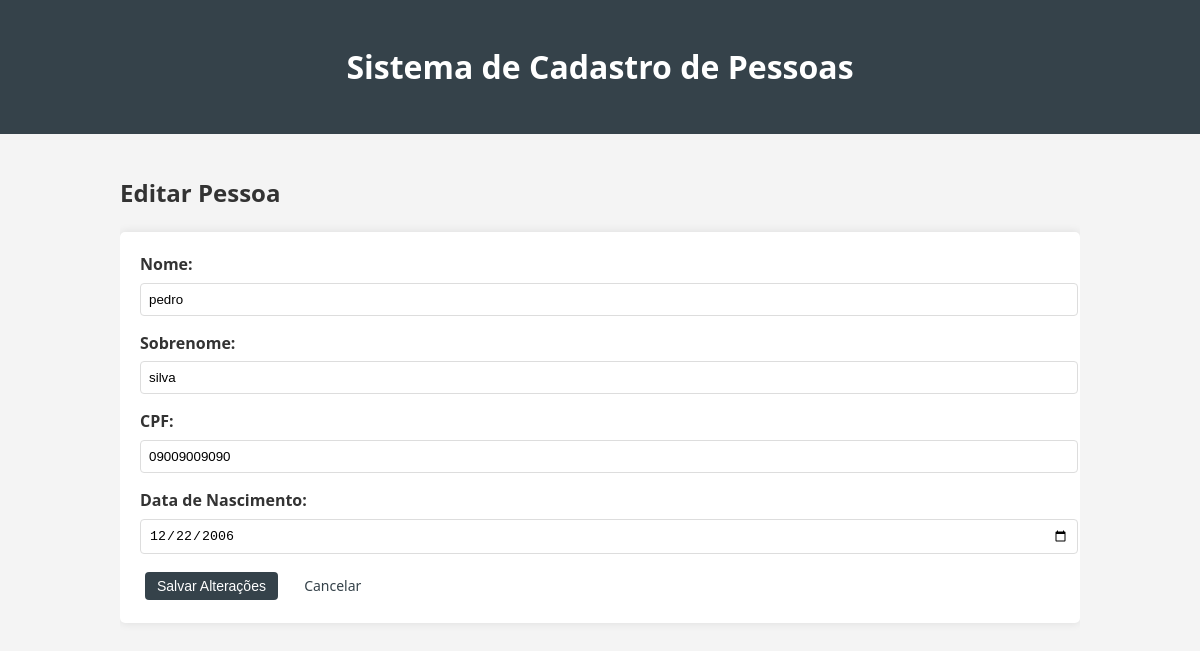
The page /editar/1 on the database its author committed.
### models/pessoa.py (models this page shows, shortened)
class Pessoa(db.Model):
    id = db.Column(db.Integer, primary_key=True)
    nome = db.Column(db.String(100), nullable=False)
    sobrenome = db.Column(db.String(100), nullable=False)
    cpf = db.Column(db.String(11), unique=True, nullable=False)
    data_de_nascimento = db.Column(db.String(10), nullable=False)

### app.py (the view, shortened to what this page needs)
@app.route('/editar/<int:id>', methods=['GET', 'POST'])
def editar_pessoa(id):
    pessoa = Pessoa.query.get_or_404(id)
    return render_template('editar.html', pessoa=pessoa)

### templates/editar.html
{% extends "base.html" %}
{% block content %}
    <h2>Editar Pessoa</h2>
    <form method="POST" action="{{ url_for('editar_pessoa', id=pessoa.id) }}">
        <div class="form-group">
            <label for="nome">Nome:</label>
            <input type="text" id="nome" name="nome" value="{{ pessoa.nome }}" required>
        </div>
        <div class="form-group">
            <label for="sobrenome">Sobrenome:</label>
            <input type="text" id="sobrenome" name="sobrenome" value="{{ pessoa.sobrenome }}" required>
        </div>
        <div class="form-group">
            <label for="cpf">CPF:</label>
            <input type="text" id="cpf" name="cpf" value="{{ pessoa.cpf }}" pattern="[0-9]{11}" maxlength="11" required title="Digite exatamente 11 números">
        </div>
        <div class="form-group">
            <label for="data_nascimento">Data de Nascimento:</label>
            <input type="date" id="data_nascimento" name="data_nascimento" value="{{ pessoa.data_de_nascimento }}" min="1900-01-01" max="2025-12-31" required>
        </div>
        <button type="submit" class="btn btn-success">Salvar Alterações</button>
        <a href="{{ url_for('listar_pessoas') }}" class="btn">Cancelar</a>
    </form>
{% endblock %}

### static/style.css (style rules this page uses)
body { font-family: 'Segoe UI', Tahoma, Geneva, Verdana, sans-serif; line-height: 1.6; margin: 0; padding: 0; background-color: #f4f4f4; color: #333; }
form { background: #fff; padding: 20px; border-radius: 5px; box-shadow: 0 0 10px rgba(0,0,0,0.1); margin-bottom: 20px; }
.form-group { margin-bottom: 15px; }
label { display: block; margin-bottom: 5px; font-weight: bold; }
input[type="text"], input[type="date"] { width: 100%; padding: 8px; border: 1px solid #ddd; border-radius: 4px; }
button { background: #35424a; color: white; border: none; padding: 10px 15px; border-radius: 4px; cursor: pointer; }
a { color: #35424a; text-decoration: none; }
.btn { display: inline-block; padding: 6px 12px; margin: 0 5px; border-radius: 4px; font-size: 14px; }

### rows shown on the page
Pessoa: nome "pedro", sobrenome "silva", cpf "09009009090", data_nascimento "12/22/2006"
